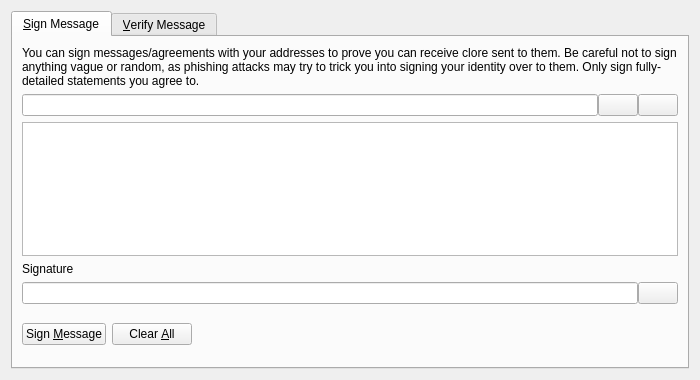
<?xml version="1.0" encoding="UTF-8"?>
<ui version="4.0">
 <class>SignVerifyMessageDialog</class>
 <widget class="QDialog" name="SignVerifyMessageDialog">
  <property name="geometry">
   <rect>
    <x>0</x>
    <y>0</y>
    <width>700</width>
    <height>380</height>
   </rect>
  </property>
  <property name="windowTitle">
   <string>Signatures - Sign / Verify a Message</string>
  </property>
  <property name="modal">
   <bool>true</bool>
  </property>
  <layout class="QVBoxLayout" name="verticalLayout">
   <item>
    <widget class="QTabWidget" name="tabWidget">
     <property name="currentIndex">
      <number>0</number>
     </property>
     <widget class="QWidget" name="tabSignMessage">
      <attribute name="title">
       <string>&amp;Sign Message</string>
      </attribute>
      <layout class="QVBoxLayout" name="verticalLayout_SM">
       <item>
        <widget class="QLabel" name="infoLabel_SM">
         <property name="text">
          <string>You can sign messages/agreements with your addresses to prove you can receive clore sent to them. Be careful not to sign anything vague or random, as phishing attacks may try to trick you into signing your identity over to them. Only sign fully-detailed statements you agree to.</string>
         </property>
         <property name="textFormat">
          <enum>Qt::PlainText</enum>
         </property>
         <property name="wordWrap">
          <bool>true</bool>
         </property>
        </widget>
       </item>
       <item>
        <layout class="QHBoxLayout" name="horizontalLayout_1_SM">
         <property name="spacing">
          <number>0</number>
         </property>
         <item>
          <widget class="QValidatedLineEdit" name="addressIn_SM">
           <property name="toolTip">
            <string>The clore address to sign the message with</string>
           </property>
          </widget>
         </item>
         <item>
          <widget class="QPushButton" name="addressBookButton_SM">
           <property name="toolTip">
            <string>Choose previously used address</string>
           </property>
           <property name="text">
            <string/>
           </property>
           <property name="icon">
            <iconset resource="../clore.qrc">
             <normaloff>:/icons/address-book</normaloff>:/icons/address-book</iconset>
           </property>
           <property name="shortcut">
            <string>Alt+A</string>
           </property>
           <property name="autoDefault">
            <bool>false</bool>
           </property>
          </widget>
         </item>
         <item>
          <widget class="QPushButton" name="pasteButton_SM">
           <property name="toolTip">
            <string>Paste address from clipboard</string>
           </property>
           <property name="text">
            <string/>
           </property>
           <property name="icon">
            <iconset resource="../clore.qrc">
             <normaloff>:/icons/editpaste</normaloff>:/icons/editpaste</iconset>
           </property>
           <property name="shortcut">
            <string>Alt+P</string>
           </property>
           <property name="autoDefault">
            <bool>false</bool>
           </property>
          </widget>
         </item>
        </layout>
       </item>
       <item>
        <widget class="QPlainTextEdit" name="messageIn_SM">
         <property name="toolTip">
          <string>Enter the message you want to sign here</string>
         </property>
        </widget>
       </item>
       <item>
        <widget class="QLabel" name="signatureLabel_SM">
         <property name="text">
          <string>Signature</string>
         </property>
         <property name="textFormat">
          <enum>Qt::PlainText</enum>
         </property>
        </widget>
       </item>
       <item>
        <layout class="QHBoxLayout" name="horizontalLayout_2_SM">
         <property name="spacing">
          <number>0</number>
         </property>
         <item>
          <widget class="QLineEdit" name="signatureOut_SM">
           <property name="font">
            <font>
             <italic>true</italic>
            </font>
           </property>
           <property name="readOnly">
            <bool>true</bool>
           </property>
          </widget>
         </item>
         <item>
          <widget class="QPushButton" name="copySignatureButton_SM">
           <property name="toolTip">
            <string>Copy the current signature to the system clipboard</string>
           </property>
           <property name="text">
            <string/>
           </property>
           <property name="icon">
            <iconset resource="../clore.qrc">
             <normaloff>:/icons/editcopy</normaloff>:/icons/editcopy</iconset>
           </property>
           <property name="autoDefault">
            <bool>false</bool>
           </property>
          </widget>
         </item>
        </layout>
       </item>
       <item>
        <layout class="QHBoxLayout" name="horizontalLayout_3_SM">
         <item>
          <widget class="QPushButton" name="signMessageButton_SM">
           <property name="toolTip">
            <string>Sign the message to prove you own this clore address</string>
           </property>
           <property name="text">
            <string>Sign &amp;Message</string>
           </property>
           <property name="icon">
            <iconset resource="../clore.qrc">
             <normaloff>:/icons/edit</normaloff>:/icons/edit</iconset>
           </property>
           <property name="autoDefault">
            <bool>false</bool>
           </property>
          </widget>
         </item>
         <item>
          <widget class="QPushButton" name="clearButton_SM">
           <property name="toolTip">
            <string>Reset all sign message fields</string>
           </property>
           <property name="text">
            <string>Clear &amp;All</string>
           </property>
           <property name="icon">
            <iconset resource="../clore.qrc">
             <normaloff>:/icons/remove</normaloff>:/icons/remove</iconset>
           </property>
           <property name="autoDefault">
            <bool>false</bool>
           </property>
          </widget>
         </item>
         <item>
          <spacer name="horizontalSpacer_1_SM">
           <property name="orientation">
            <enum>Qt::Horizontal</enum>
           </property>
           <property name="sizeHint" stdset="0">
            <size>
             <width>40</width>
             <height>48</height>
            </size>
           </property>
          </spacer>
         </item>
         <item>
          <widget class="QLabel" name="statusLabel_SM">
           <property name="font">
            <font>
             <weight>75</weight>
             <bold>true</bold>
            </font>
           </property>
           <property name="text">
            <string/>
           </property>
           <property name="wordWrap">
            <bool>true</bool>
           </property>
          </widget>
         </item>
         <item>
          <spacer name="horizontalSpacer_2_SM">
           <property name="orientation">
            <enum>Qt::Horizontal</enum>
           </property>
           <property name="sizeHint" stdset="0">
            <size>
             <width>40</width>
             <height>48</height>
            </size>
           </property>
          </spacer>
         </item>
        </layout>
       </item>
      </layout>
     </widget>
     <widget class="QWidget" name="tabVerifyMessage">
      <attribute name="title">
       <string>&amp;Verify Message</string>
      </attribute>
      <layout class="QVBoxLayout" name="verticalLayout_VM">
       <item>
        <widget class="QLabel" name="infoLabel_VM">
         <property name="text">
          <string>Enter the receiver's address, message (ensure you copy line breaks, spaces, tabs, etc. exactly) and signature below to verify the message. Be careful not to read more into the signature than what is in the signed message itself, to avoid being tricked by a man-in-the-middle attack. Note that this only proves the signing party receives with the address, it cannot prove sendership of any transaction!</string>
         </property>
         <property name="textFormat">
          <enum>Qt::PlainText</enum>
         </property>
         <property name="alignment">
          <set>Qt::AlignLeading|Qt::AlignLeft|Qt::AlignTop</set>
         </property>
         <property name="wordWrap">
          <bool>true</bool>
         </property>
        </widget>
       </item>
       <item>
        <layout class="QHBoxLayout" name="horizontalLayout_1_VM">
         <property name="spacing">
          <number>0</number>
         </property>
         <item>
          <widget class="QValidatedLineEdit" name="addressIn_VM">
           <property name="toolTip">
            <string>The clore address the message was signed with</string>
           </property>
          </widget>
         </item>
         <item>
          <widget class="QPushButton" name="addressBookButton_VM">
           <property name="toolTip">
            <string>Choose previously used address</string>
           </property>
           <property name="text">
            <string/>
           </property>
           <property name="icon">
            <iconset resource="../clore.qrc">
             <normaloff>:/icons/address-book</normaloff>:/icons/address-book</iconset>
           </property>
           <property name="shortcut">
            <string>Alt+A</string>
           </property>
           <property name="autoDefault">
            <bool>false</bool>
           </property>
          </widget>
         </item>
        </layout>
       </item>
       <item>
        <widget class="QPlainTextEdit" name="messageIn_VM"/>
       </item>
       <item>
        <widget class="QValidatedLineEdit" name="signatureIn_VM"/>
       </item>
       <item>
        <layout class="QHBoxLayout" name="horizontalLayout_2_VM">
         <item>
          <widget class="QPushButton" name="verifyMessageButton_VM">
           <property name="toolTip">
            <string>Verify the message to ensure it was signed with the specified clore address</string>
           </property>
           <property name="text">
            <string>Verify &amp;Message</string>
           </property>
           <property name="icon">
            <iconset resource="../clore.qrc">
             <normaloff>:/icons/transaction_0</normaloff>:/icons/transaction_0</iconset>
           </property>
           <property name="autoDefault">
            <bool>false</bool>
           </property>
          </widget>
         </item>
         <item>
          <widget class="QPushButton" name="clearButton_VM">
           <property name="toolTip">
            <string>Reset all verify message fields</string>
           </property>
           <property name="text">
            <string>Clear &amp;All</string>
           </property>
           <property name="icon">
            <iconset resource="../clore.qrc">
             <normaloff>:/icons/remove</normaloff>:/icons/remove</iconset>
           </property>
           <property name="autoDefault">
            <bool>false</bool>
           </property>
          </widget>
         </item>
         <item>
          <spacer name="horizontalSpacer_1_VM">
           <property name="orientation">
            <enum>Qt::Horizontal</enum>
           </property>
           <property name="sizeHint" stdset="0">
            <size>
             <width>40</width>
             <height>48</height>
            </size>
           </property>
          </spacer>
         </item>
         <item>
          <widget class="QLabel" name="statusLabel_VM">
           <property name="font">
            <font>
             <weight>75</weight>
             <bold>true</bold>
            </font>
           </property>
           <property name="text">
            <string/>
           </property>
           <property name="wordWrap">
            <bool>true</bool>
           </property>
          </widget>
         </item>
         <item>
          <spacer name="horizontalSpacer_2_VM">
           <property name="orientation">
            <enum>Qt::Horizontal</enum>
           </property>
           <property name="sizeHint" stdset="0">
            <size>
             <width>40</width>
             <height>48</height>
            </size>
           </property>
          </spacer>
         </item>
        </layout>
       </item>
      </layout>
     </widget>
    </widget>
   </item>
  </layout>
 </widget>
 <customwidgets>
  <customwidget>
   <class>QValidatedLineEdit</class>
   <extends>QLineEdit</extends>
   <header>qvalidatedlineedit.h</header>
  </customwidget>
 </customwidgets>
 <resources>
  <include location="../clore.qrc"/>
 </resources>
 <connections/>
</ui>
